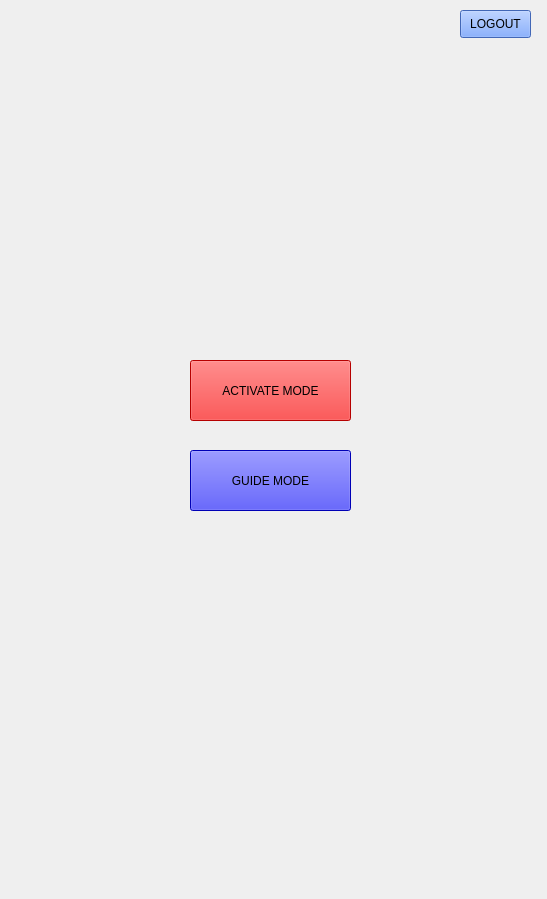
<?xml version="1.0" encoding="UTF-8"?>
<ui version="4.0">
 <class>MainWindow</class>
 <widget class="QMainWindow" name="MainWindow">
  <property name="geometry">
   <rect>
    <x>0</x>
    <y>0</y>
    <width>547</width>
    <height>899</height>
   </rect>
  </property>
  <property name="windowTitle">
   <string>MainWindow</string>
  </property>
  <widget class="QWidget" name="centralwidget">
   <widget class="QLabel" name="label">
    <property name="geometry">
     <rect>
      <x>0</x>
      <y>0</y>
      <width>551</width>
      <height>911</height>
     </rect>
    </property>
    <property name="text">
     <string/>
    </property>
    <property name="pixmap">
     <pixmap>ui imges/Your paragraph text.png</pixmap>
    </property>
    <property name="scaledContents">
     <bool>true</bool>
    </property>
   </widget>
   <widget class="QPushButton" name="ACTIVATEMODE">
    <property name="geometry">
     <rect>
      <x>190</x>
      <y>360</y>
      <width>161</width>
      <height>61</height>
     </rect>
    </property>
    <property name="styleSheet">
     <string notr="true">background-color: rgb(255, 0, 0);</string>
    </property>
    <property name="text">
     <string>ACTIVATE MODE</string>
    </property>
   </widget>
   <widget class="QPushButton" name="GUIDEMODE">
    <property name="geometry">
     <rect>
      <x>190</x>
      <y>450</y>
      <width>161</width>
      <height>61</height>
     </rect>
    </property>
    <property name="styleSheet">
     <string notr="true">background-color: rgb(0, 0, 255);</string>
    </property>
    <property name="text">
     <string>GUIDE MODE</string>
    </property>
   </widget>
   <widget class="QPushButton" name="LOGOUT">
    <property name="geometry">
     <rect>
      <x>460</x>
      <y>10</y>
      <width>71</width>
      <height>28</height>
     </rect>
    </property>
    <property name="styleSheet">
     <string notr="true">background-color: rgb(92, 144, 255);</string>
    </property>
    <property name="text">
     <string>LOGOUT</string>
    </property>
   </widget>
  </widget>
 </widget>
 <resources/>
 <connections/>
</ui>
